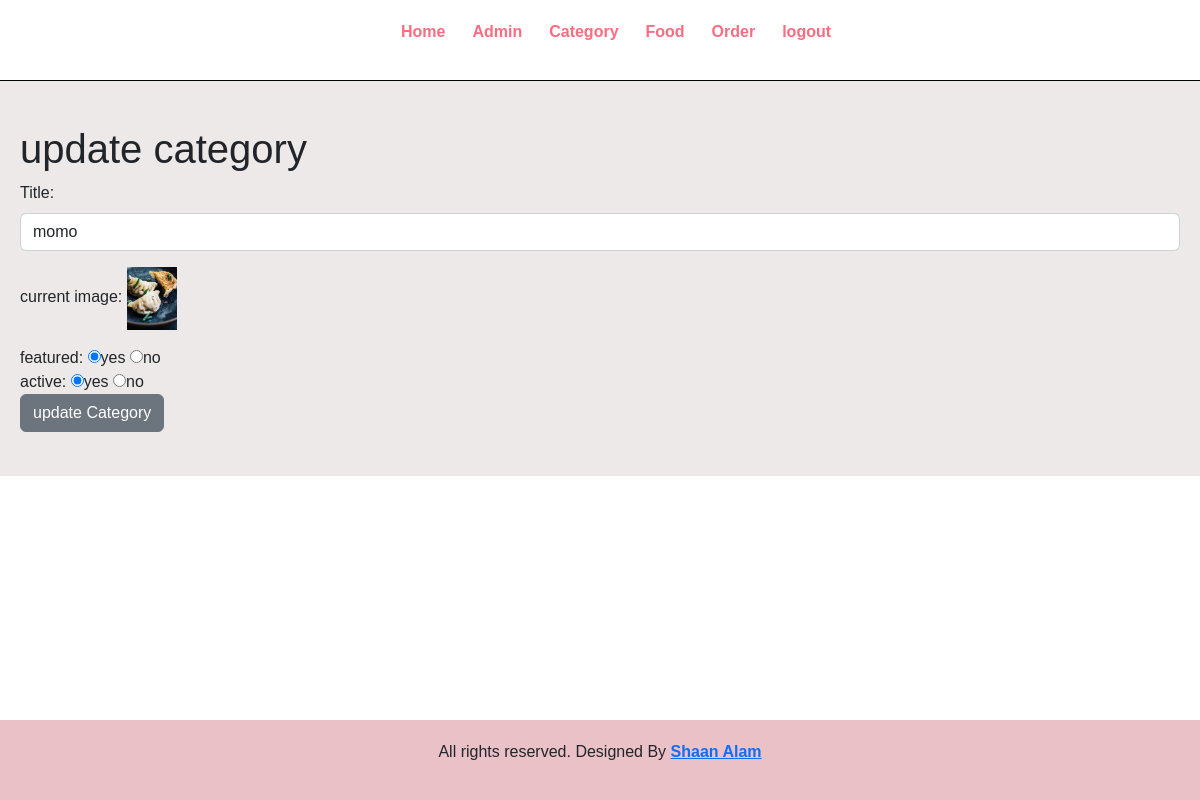
The page /admin/update-category.php?id=21 (signed in) on the database its author committed.
### tables this page shows
CREATE TABLE `category_tbl` (
  `id` int(10) UNSIGNED NOT NULL,
  `title` varchar(100) NOT NULL,
  `image_name` varchar(100) NOT NULL,
  `featured` varchar(10) NOT NULL,
  `active` varchar(10) NOT NULL
);

### admin/update-category.php (the view, shortened to what this page needs)
<?php include('partials/menu.php') ?>
<div class="main-content">
    <div class="wrapper">
<h1>update category</h1>
<?php
if(isset($_GET['id']))
{
    $id = $_GET['id'];
    $sql = "SELECT * FROM category_tbl WHERE id=$id";
    $res = mysqli_query($con, $sql);
    $count = mysqli_num_rows($res);
    if($count==1)
    {
        $row= mysqli_fetch_assoc($res);
        $title = $row['title'];
        $current_image = $row['image_name'];
        $featured=$row['featured'];
        $active=$row['active'];
    }
    else
    {
        $_SESSION['no-category-found'] = "category not found";
        header("location:".'http://localhost/TY-PROJECT/admin/manage-category.php');
    }
}
else
{
    header("location:".'http://localhost/TY-PROJECT/admin/manage-category.php');
}
?>
<form  action="" method="POST" enctype="multipart/form-data">
        <div class="mb-3">
            <label class="form-label">Title:</label>
            <input type="text" class="form-control" name="title" value="<?php echo $title; ?>"  >
        </div>
        <div class="mb-3">
            <label class="form-label">current image:</label>
            <?php
            if($current_image !="")
            {
                ?>
                <img src="http://localhost/TY-PROJECT/images/category/<?php echo $current_image; ?>" width="50px">
                <?php
            }
            ?>
        </div>
        <div  class="featured">
        featured:
        <input <?php if($featured=="yes"){echo "checked";} ?> type="radio" name="featured" value="yes">yes
        <input <?php if($featured=="no"){echo "checked";} ?> type="radio" name="featured" value="No">no
        </div>
        <div class="active">
        active:
        <input <?php if($active=="yes"){echo "checked";} ?> type="radio" name="active" value="yes">yes
        <input <?php if($active=="no"){echo "checked";} ?> type="radio" name="active" value="No">no
        </div>
        <input type="submit" class="btn btn-secondary" name="submit" value="update Category">
        </form>
    </div>
</div>
<?php include('partials/footer.php') ?>

### css/main.css (style rules this page uses)
* { margin: 0; padding: 0; font-family: Arial, Helvetica, sans-serif; }
.wrapper { padding: 20px; width: 100%; margin: 0 auto; }
.main-content { background-color: rgb(238, 233, 233); padding: 2% 0; }

### rows shown on the page
category_tbl: title "momo", image_name (picture), featured "☑", active "☑"
